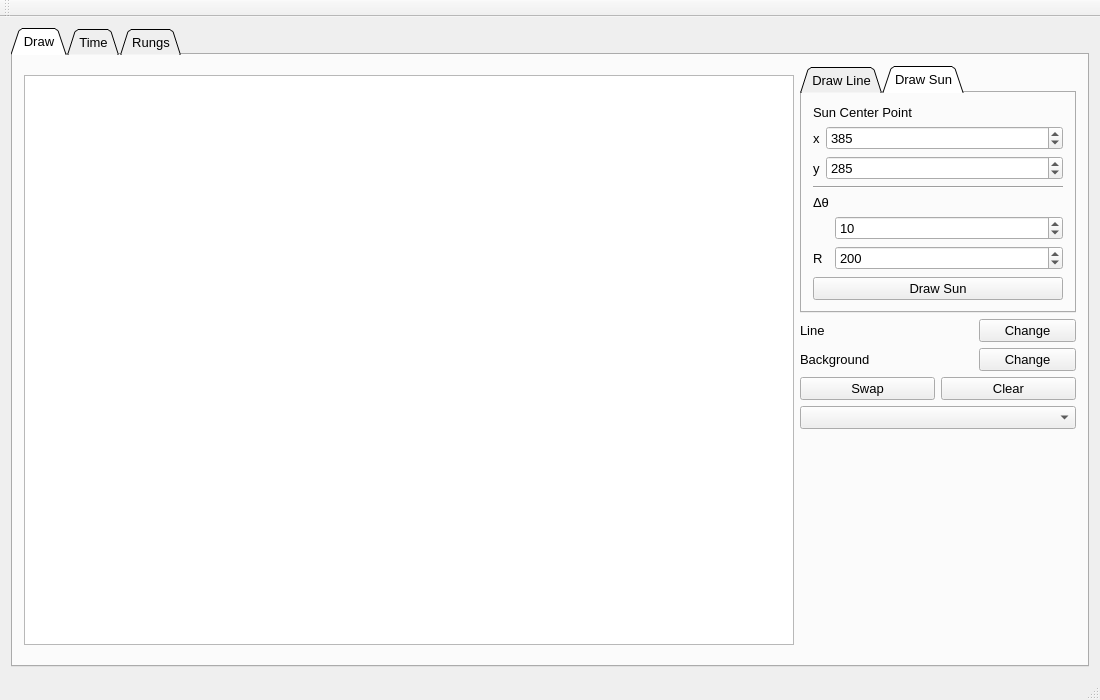
<?xml version="1.0" encoding="UTF-8"?>
<ui version="4.0">
 <class>MainWindow</class>
 <widget class="QMainWindow" name="MainWindow">
  <property name="geometry">
   <rect>
    <x>0</x>
    <y>0</y>
    <width>1100</width>
    <height>700</height>
   </rect>
  </property>
  <property name="minimumSize">
   <size>
    <width>1100</width>
    <height>700</height>
   </size>
  </property>
  <property name="maximumSize">
   <size>
    <width>1100</width>
    <height>700</height>
   </size>
  </property>
  <property name="windowTitle">
   <string>MainWindow</string>
  </property>
  <widget class="QWidget" name="centralWidget">
   <layout class="QVBoxLayout" name="verticalLayout">
    <item>
     <widget class="QTabWidget" name="tabWidget">
      <property name="font">
       <font>
        <pointsize>10</pointsize>
       </font>
      </property>
      <property name="tabShape">
       <enum>QTabWidget::Triangular</enum>
      </property>
      <property name="currentIndex">
       <number>0</number>
      </property>
      <widget class="QWidget" name="tabDraw">
       <attribute name="title">
        <string>Draw</string>
       </attribute>
       <layout class="QHBoxLayout" name="horizontalLayout">
        <item>
         <widget class="QGraphicsView" name="graphicsView">
          <property name="minimumSize">
           <size>
            <width>770</width>
            <height>570</height>
           </size>
          </property>
          <property name="maximumSize">
           <size>
            <width>770</width>
            <height>570</height>
           </size>
          </property>
         </widget>
        </item>
        <item>
         <layout class="QVBoxLayout" name="verticalLayoutToolsDraw">
          <item>
           <widget class="QTabWidget" name="tabWidgetDraw">
            <property name="tabShape">
             <enum>QTabWidget::Triangular</enum>
            </property>
            <property name="currentIndex">
             <number>1</number>
            </property>
            <property name="elideMode">
             <enum>Qt::ElideNone</enum>
            </property>
            <widget class="QWidget" name="tabDrawLine">
             <attribute name="title">
              <string>Draw Line</string>
             </attribute>
             <layout class="QVBoxLayout" name="verticalLayout_2">
              <item>
               <layout class="QVBoxLayout" name="verticalLayoutDrawLine">
                <item>
                 <layout class="QVBoxLayout" name="verticalLayoutStartPoint">
                  <item>
                   <widget class="QLabel" name="labelA">
                    <property name="text">
                     <string>Start Point</string>
                    </property>
                   </widget>
                  </item>
                  <item>
                   <layout class="QFormLayout" name="formLayoutStartPoint">
                    <item row="0" column="0">
                     <widget class="QLabel" name="labelAx">
                      <property name="text">
                       <string>x</string>
                      </property>
                     </widget>
                    </item>
                    <item row="1" column="0">
                     <widget class="QLabel" name="labelAy">
                      <property name="text">
                       <string>y</string>
                      </property>
                     </widget>
                    </item>
                    <item row="0" column="1">
                     <widget class="QSpinBox" name="spinBoxStartX">
                      <property name="maximum">
                       <number>770</number>
                      </property>
                     </widget>
                    </item>
                    <item row="1" column="1">
                     <widget class="QSpinBox" name="spinBoxStartY">
                      <property name="maximum">
                       <number>570</number>
                      </property>
                     </widget>
                    </item>
                   </layout>
                  </item>
                 </layout>
                </item>
                <item>
                 <widget class="Line" name="linePoints">
                  <property name="orientation">
                   <enum>Qt::Horizontal</enum>
                  </property>
                 </widget>
                </item>
                <item>
                 <layout class="QVBoxLayout" name="verticalLayoutEndPoint">
                  <item>
                   <widget class="QLabel" name="labelB">
                    <property name="text">
                     <string>End Point</string>
                    </property>
                   </widget>
                  </item>
                  <item>
                   <layout class="QFormLayout" name="formLayoutEndPoint">
                    <item row="0" column="0">
                     <widget class="QLabel" name="labelBx">
                      <property name="text">
                       <string>x</string>
                      </property>
                     </widget>
                    </item>
                    <item row="1" column="0">
                     <widget class="QLabel" name="labelBy">
                      <property name="text">
                       <string>y</string>
                      </property>
                     </widget>
                    </item>
                    <item row="0" column="1">
                     <widget class="QSpinBox" name="spinBoxEndX">
                      <property name="maximum">
                       <number>770</number>
                      </property>
                     </widget>
                    </item>
                    <item row="1" column="1">
                     <widget class="QSpinBox" name="spinBoxEndY">
                      <property name="maximum">
                       <number>570</number>
                      </property>
                     </widget>
                    </item>
                   </layout>
                  </item>
                 </layout>
                </item>
               </layout>
              </item>
              <item>
               <widget class="QPushButton" name="pushButtonDrawLine">
                <property name="text">
                 <string>Draw Line</string>
                </property>
               </widget>
              </item>
             </layout>
            </widget>
            <widget class="QWidget" name="tabDrawSun">
             <attribute name="title">
              <string>Draw Sun</string>
             </attribute>
             <layout class="QVBoxLayout" name="verticalLayout_3">
              <item>
               <layout class="QVBoxLayout" name="verticalLayoutSunPoint">
                <item>
                 <widget class="QLabel" name="labelSunCenter">
                  <property name="text">
                   <string>Sun Center Point</string>
                  </property>
                 </widget>
                </item>
                <item>
                 <layout class="QFormLayout" name="formLayoutSun">
                  <item row="0" column="0">
                   <widget class="QLabel" name="labelSunCenterX">
                    <property name="text">
                     <string>x</string>
                    </property>
                   </widget>
                  </item>
                  <item row="1" column="0">
                   <widget class="QLabel" name="labelSunCenterY">
                    <property name="text">
                     <string>y</string>
                    </property>
                   </widget>
                  </item>
                  <item row="0" column="1">
                   <widget class="QSpinBox" name="spinBoxSunCenterX">
                    <property name="maximum">
                     <number>770</number>
                    </property>
                    <property name="value">
                     <number>385</number>
                    </property>
                   </widget>
                  </item>
                  <item row="1" column="1">
                   <widget class="QSpinBox" name="spinBoxSunCenterY">
                    <property name="maximum">
                     <number>570</number>
                    </property>
                    <property name="value">
                     <number>285</number>
                    </property>
                   </widget>
                  </item>
                 </layout>
                </item>
               </layout>
              </item>
              <item>
               <widget class="Line" name="line">
                <property name="orientation">
                 <enum>Qt::Horizontal</enum>
                </property>
               </widget>
              </item>
              <item>
               <layout class="QFormLayout" name="formLayoutSunParametr">
                <item row="0" column="0">
                 <widget class="QLabel" name="labelSunAngleStep">
                  <property name="text">
                   <string>Δθ</string>
                  </property>
                 </widget>
                </item>
                <item row="2" column="0">
                 <widget class="QLabel" name="labelSunRadius">
                  <property name="text">
                   <string>R</string>
                  </property>
                 </widget>
                </item>
                <item row="2" column="1">
                 <widget class="QSpinBox" name="spinBoxSunRadius">
                  <property name="minimum">
                   <number>1</number>
                  </property>
                  <property name="maximum">
                   <number>1000</number>
                  </property>
                  <property name="value">
                   <number>200</number>
                  </property>
                 </widget>
                </item>
                <item row="1" column="1">
                 <widget class="QSpinBox" name="spinBoxAngleStep">
                  <property name="minimum">
                   <number>1</number>
                  </property>
                  <property name="maximum">
                   <number>360</number>
                  </property>
                  <property name="value">
                   <number>10</number>
                  </property>
                 </widget>
                </item>
               </layout>
              </item>
              <item>
               <widget class="QPushButton" name="pushButtonDrawSun">
                <property name="text">
                 <string>Draw Sun</string>
                </property>
               </widget>
              </item>
             </layout>
            </widget>
           </widget>
          </item>
          <item>
           <layout class="QVBoxLayout" name="verticalLayoutColor">
            <item>
             <layout class="QVBoxLayout" name="verticalLayoutColorLabel">
              <item>
               <layout class="QHBoxLayout" name="horizontalLayoutColorLine">
                <item>
                 <widget class="QLabel" name="labelTextColorLine">
                  <property name="text">
                   <string>Line</string>
                  </property>
                 </widget>
                </item>
                <item>
                 <widget class="QLabel" name="labelColorLine">
                  <property name="enabled">
                   <bool>false</bool>
                  </property>
                  <property name="minimumSize">
                   <size>
                    <width>70</width>
                    <height>0</height>
                   </size>
                  </property>
                  <property name="maximumSize">
                   <size>
                    <width>70</width>
                    <height>16777215</height>
                   </size>
                  </property>
                  <property name="text">
                   <string/>
                  </property>
                 </widget>
                </item>
                <item>
                 <widget class="QPushButton" name="pushButtonChangeColorLine">
                  <property name="text">
                   <string>Change</string>
                  </property>
                 </widget>
                </item>
               </layout>
              </item>
              <item>
               <layout class="QHBoxLayout" name="horizontalLayoutColorBackGround">
                <item>
                 <widget class="QLabel" name="labelTextColorBackGround">
                  <property name="text">
                   <string>Background</string>
                  </property>
                 </widget>
                </item>
                <item>
                 <widget class="QLabel" name="labelColorBackGround">
                  <property name="enabled">
                   <bool>false</bool>
                  </property>
                  <property name="minimumSize">
                   <size>
                    <width>70</width>
                    <height>0</height>
                   </size>
                  </property>
                  <property name="maximumSize">
                   <size>
                    <width>70</width>
                    <height>16777215</height>
                   </size>
                  </property>
                  <property name="text">
                   <string/>
                  </property>
                 </widget>
                </item>
                <item>
                 <widget class="QPushButton" name="pushButtonChangeColorBackGround">
                  <property name="text">
                   <string>Change</string>
                  </property>
                 </widget>
                </item>
               </layout>
              </item>
             </layout>
            </item>
            <item>
             <layout class="QHBoxLayout" name="horizontalLayoutColorButton">
              <item>
               <widget class="QPushButton" name="pushButtonSwapColor">
                <property name="text">
                 <string>Swap</string>
                </property>
               </widget>
              </item>
              <item>
               <widget class="QPushButton" name="pushButtonClear">
                <property name="text">
                 <string>Clear</string>
                </property>
               </widget>
              </item>
             </layout>
            </item>
           </layout>
          </item>
          <item>
           <widget class="QComboBox" name="comboBoxPainters">
            <property name="editable">
             <bool>false</bool>
            </property>
            <property name="currentText">
             <string/>
            </property>
            <property name="currentIndex">
             <number>-1</number>
            </property>
           </widget>
          </item>
          <item>
           <spacer name="verticalSpacer_2">
            <property name="orientation">
             <enum>Qt::Vertical</enum>
            </property>
            <property name="sizeHint" stdset="0">
             <size>
              <width>20</width>
              <height>40</height>
             </size>
            </property>
           </spacer>
          </item>
         </layout>
        </item>
       </layout>
      </widget>
      <widget class="QWidget" name="tabTime">
       <attribute name="title">
        <string>Time</string>
       </attribute>
       <layout class="QHBoxLayout" name="horizontalLayout_3">
        <item>
         <layout class="QHBoxLayout" name="horizontalLayoutTabTime"/>
        </item>
       </layout>
      </widget>
      <widget class="QWidget" name="tabRungs">
       <attribute name="title">
        <string>Rungs</string>
       </attribute>
       <layout class="QVBoxLayout" name="verticalLayout_4">
        <item>
         <layout class="QHBoxLayout" name="horizontalLayoutTabRungs"/>
        </item>
       </layout>
      </widget>
     </widget>
    </item>
   </layout>
  </widget>
  <widget class="QMenuBar" name="menuBar">
   <property name="geometry">
    <rect>
     <x>0</x>
     <y>0</y>
     <width>1100</width>
     <height>26</height>
    </rect>
   </property>
  </widget>
  <widget class="QToolBar" name="mainToolBar">
   <attribute name="toolBarArea">
    <enum>TopToolBarArea</enum>
   </attribute>
   <attribute name="toolBarBreak">
    <bool>false</bool>
   </attribute>
  </widget>
  <widget class="QStatusBar" name="statusBar"/>
 </widget>
 <layoutdefault spacing="6" margin="11"/>
 <resources>
  <include location="MainWindow.qrc"/>
 </resources>
 <connections/>
</ui>
